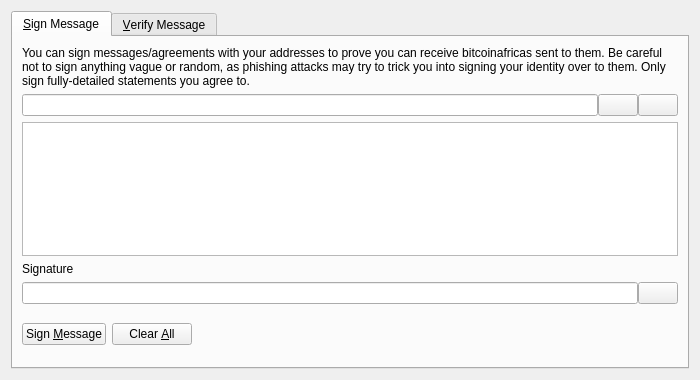
<?xml version="1.0" encoding="UTF-8"?>
<ui version="4.0">
 <class>SignVerifyMessageDialog</class>
 <widget class="QDialog" name="SignVerifyMessageDialog">
  <property name="geometry">
   <rect>
    <x>0</x>
    <y>0</y>
    <width>700</width>
    <height>380</height>
   </rect>
  </property>
  <property name="windowTitle">
   <string>Signatures - Sign / Verify a Message</string>
  </property>
  <property name="modal">
   <bool>true</bool>
  </property>
  <layout class="QVBoxLayout" name="verticalLayout">
   <item>
    <widget class="QTabWidget" name="tabWidget">
     <property name="currentIndex">
      <number>0</number>
     </property>
     <widget class="QWidget" name="tabSignMessage">
      <attribute name="title">
       <string>&amp;Sign Message</string>
      </attribute>
      <layout class="QVBoxLayout" name="verticalLayout_SM">
       <item>
        <widget class="QLabel" name="infoLabel_SM">
         <property name="text">
          <string>You can sign messages/agreements with your addresses to prove you can receive bitcoinafricas sent to them. Be careful not to sign anything vague or random, as phishing attacks may try to trick you into signing your identity over to them. Only sign fully-detailed statements you agree to.</string>
         </property>
         <property name="textFormat">
          <enum>Qt::PlainText</enum>
         </property>
         <property name="wordWrap">
          <bool>true</bool>
         </property>
        </widget>
       </item>
       <item>
        <layout class="QHBoxLayout" name="horizontalLayout_1_SM">
         <property name="spacing">
          <number>0</number>
         </property>
         <item>
          <widget class="QValidatedLineEdit" name="addressIn_SM">
           <property name="toolTip">
            <string>The Bitcoinafrica address to sign the message with</string>
           </property>
          </widget>
         </item>
         <item>
          <widget class="QPushButton" name="addressBookButton_SM">
           <property name="toolTip">
            <string>Choose previously used address</string>
           </property>
           <property name="text">
            <string/>
           </property>
           <property name="icon">
            <iconset resource="../bitcoin.qrc">
             <normaloff>:/icons/address-book</normaloff>:/icons/address-book</iconset>
           </property>
           <property name="shortcut">
            <string>Alt+A</string>
           </property>
           <property name="autoDefault">
            <bool>false</bool>
           </property>
          </widget>
         </item>
         <item>
          <widget class="QPushButton" name="pasteButton_SM">
           <property name="toolTip">
            <string>Paste address from clipboard</string>
           </property>
           <property name="text">
            <string/>
           </property>
           <property name="icon">
            <iconset resource="../bitcoin.qrc">
             <normaloff>:/icons/editpaste</normaloff>:/icons/editpaste</iconset>
           </property>
           <property name="shortcut">
            <string>Alt+P</string>
           </property>
           <property name="autoDefault">
            <bool>false</bool>
           </property>
          </widget>
         </item>
        </layout>
       </item>
       <item>
        <widget class="QPlainTextEdit" name="messageIn_SM">
         <property name="toolTip">
          <string>Enter the message you want to sign here</string>
         </property>
        </widget>
       </item>
       <item>
        <widget class="QLabel" name="signatureLabel_SM">
         <property name="text">
          <string>Signature</string>
         </property>
         <property name="textFormat">
          <enum>Qt::PlainText</enum>
         </property>
        </widget>
       </item>
       <item>
        <layout class="QHBoxLayout" name="horizontalLayout_2_SM">
         <property name="spacing">
          <number>0</number>
         </property>
         <item>
          <widget class="QLineEdit" name="signatureOut_SM">
           <property name="font">
            <font>
             <italic>true</italic>
            </font>
           </property>
           <property name="readOnly">
            <bool>true</bool>
           </property>
          </widget>
         </item>
         <item>
          <widget class="QPushButton" name="copySignatureButton_SM">
           <property name="toolTip">
            <string>Copy the current signature to the system clipboard</string>
           </property>
           <property name="text">
            <string/>
           </property>
           <property name="icon">
            <iconset resource="../bitcoin.qrc">
             <normaloff>:/icons/editcopy</normaloff>:/icons/editcopy</iconset>
           </property>
           <property name="autoDefault">
            <bool>false</bool>
           </property>
          </widget>
         </item>
        </layout>
       </item>
       <item>
        <layout class="QHBoxLayout" name="horizontalLayout_3_SM">
         <item>
          <widget class="QPushButton" name="signMessageButton_SM">
           <property name="toolTip">
            <string>Sign the message to prove you own this Bitcoinafrica address</string>
           </property>
           <property name="text">
            <string>Sign &amp;Message</string>
           </property>
           <property name="icon">
            <iconset resource="../bitcoin.qrc">
             <normaloff>:/icons/edit</normaloff>:/icons/edit</iconset>
           </property>
           <property name="autoDefault">
            <bool>false</bool>
           </property>
          </widget>
         </item>
         <item>
          <widget class="QPushButton" name="clearButton_SM">
           <property name="toolTip">
            <string>Reset all sign message fields</string>
           </property>
           <property name="text">
            <string>Clear &amp;All</string>
           </property>
           <property name="icon">
            <iconset resource="../bitcoin.qrc">
             <normaloff>:/icons/remove</normaloff>:/icons/remove</iconset>
           </property>
           <property name="autoDefault">
            <bool>false</bool>
           </property>
          </widget>
         </item>
         <item>
          <spacer name="horizontalSpacer_1_SM">
           <property name="orientation">
            <enum>Qt::Horizontal</enum>
           </property>
           <property name="sizeHint" stdset="0">
            <size>
             <width>40</width>
             <height>48</height>
            </size>
           </property>
          </spacer>
         </item>
         <item>
          <widget class="QLabel" name="statusLabel_SM">
           <property name="font">
            <font>
             <weight>75</weight>
             <bold>true</bold>
            </font>
           </property>
           <property name="text">
            <string/>
           </property>
           <property name="wordWrap">
            <bool>true</bool>
           </property>
          </widget>
         </item>
         <item>
          <spacer name="horizontalSpacer_2_SM">
           <property name="orientation">
            <enum>Qt::Horizontal</enum>
           </property>
           <property name="sizeHint" stdset="0">
            <size>
             <width>40</width>
             <height>48</height>
            </size>
           </property>
          </spacer>
         </item>
        </layout>
       </item>
      </layout>
     </widget>
     <widget class="QWidget" name="tabVerifyMessage">
      <attribute name="title">
       <string>&amp;Verify Message</string>
      </attribute>
      <layout class="QVBoxLayout" name="verticalLayout_VM">
       <item>
        <widget class="QLabel" name="infoLabel_VM">
         <property name="text">
          <string>Enter the receiver's address, message (ensure you copy line breaks, spaces, tabs, etc. exactly) and signature below to verify the message. Be careful not to read more into the signature than what is in the signed message itself, to avoid being tricked by a man-in-the-middle attack. Note that this only proves the signing party receives with the address, it cannot prove sendership of any transaction!</string>
         </property>
         <property name="textFormat">
          <enum>Qt::PlainText</enum>
         </property>
         <property name="alignment">
          <set>Qt::AlignLeading|Qt::AlignLeft|Qt::AlignTop</set>
         </property>
         <property name="wordWrap">
          <bool>true</bool>
         </property>
        </widget>
       </item>
       <item>
        <layout class="QHBoxLayout" name="horizontalLayout_1_VM">
         <property name="spacing">
          <number>0</number>
         </property>
         <item>
          <widget class="QValidatedLineEdit" name="addressIn_VM">
           <property name="toolTip">
            <string>The Bitcoinafrica address the message was signed with</string>
           </property>
          </widget>
         </item>
         <item>
          <widget class="QPushButton" name="addressBookButton_VM">
           <property name="toolTip">
            <string>Choose previously used address</string>
           </property>
           <property name="text">
            <string/>
           </property>
           <property name="icon">
            <iconset resource="../bitcoin.qrc">
             <normaloff>:/icons/address-book</normaloff>:/icons/address-book</iconset>
           </property>
           <property name="shortcut">
            <string>Alt+A</string>
           </property>
           <property name="autoDefault">
            <bool>false</bool>
           </property>
          </widget>
         </item>
        </layout>
       </item>
       <item>
        <widget class="QPlainTextEdit" name="messageIn_VM"/>
       </item>
       <item>
        <widget class="QValidatedLineEdit" name="signatureIn_VM"/>
       </item>
       <item>
        <layout class="QHBoxLayout" name="horizontalLayout_2_VM">
         <item>
          <widget class="QPushButton" name="verifyMessageButton_VM">
           <property name="toolTip">
            <string>Verify the message to ensure it was signed with the specified Bitcoinafrica address</string>
           </property>
           <property name="text">
            <string>Verify &amp;Message</string>
           </property>
           <property name="icon">
            <iconset resource="../bitcoin.qrc">
             <normaloff>:/icons/transaction_0</normaloff>:/icons/transaction_0</iconset>
           </property>
           <property name="autoDefault">
            <bool>false</bool>
           </property>
          </widget>
         </item>
         <item>
          <widget class="QPushButton" name="clearButton_VM">
           <property name="toolTip">
            <string>Reset all verify message fields</string>
           </property>
           <property name="text">
            <string>Clear &amp;All</string>
           </property>
           <property name="icon">
            <iconset resource="../bitcoin.qrc">
             <normaloff>:/icons/remove</normaloff>:/icons/remove</iconset>
           </property>
           <property name="autoDefault">
            <bool>false</bool>
           </property>
          </widget>
         </item>
         <item>
          <spacer name="horizontalSpacer_1_VM">
           <property name="orientation">
            <enum>Qt::Horizontal</enum>
           </property>
           <property name="sizeHint" stdset="0">
            <size>
             <width>40</width>
             <height>48</height>
            </size>
           </property>
          </spacer>
         </item>
         <item>
          <widget class="QLabel" name="statusLabel_VM">
           <property name="font">
            <font>
             <weight>75</weight>
             <bold>true</bold>
            </font>
           </property>
           <property name="text">
            <string/>
           </property>
           <property name="wordWrap">
            <bool>true</bool>
           </property>
          </widget>
         </item>
         <item>
          <spacer name="horizontalSpacer_2_VM">
           <property name="orientation">
            <enum>Qt::Horizontal</enum>
           </property>
           <property name="sizeHint" stdset="0">
            <size>
             <width>40</width>
             <height>48</height>
            </size>
           </property>
          </spacer>
         </item>
        </layout>
       </item>
      </layout>
     </widget>
    </widget>
   </item>
  </layout>
 </widget>
 <customwidgets>
  <customwidget>
   <class>QValidatedLineEdit</class>
   <extends>QLineEdit</extends>
   <header>qt/qvalidatedlineedit.h</header>
  </customwidget>
 </customwidgets>
 <resources>
  <include location="../bitcoin.qrc"/>
 </resources>
 <connections/>
</ui>
